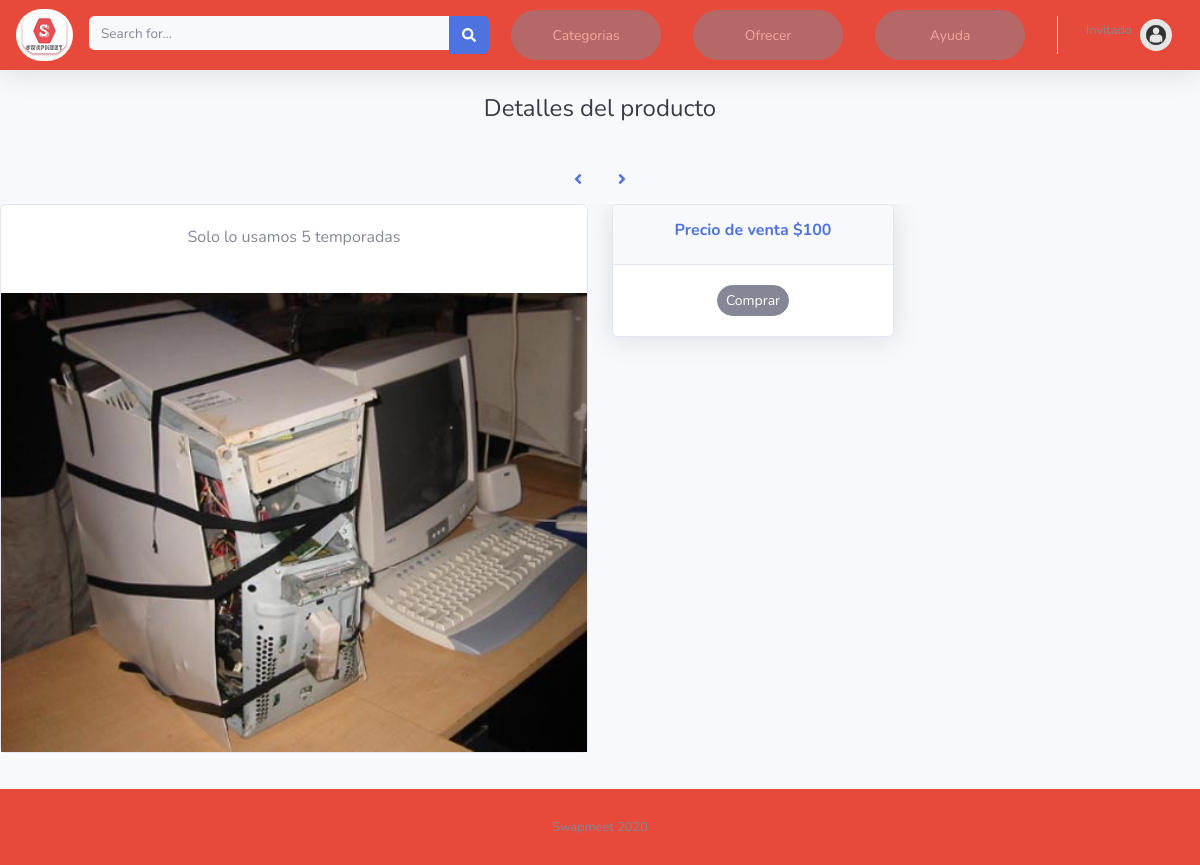
Page /product_details.php?product_id=79 on the committed database.
### tables this page shows
CREATE TABLE `products_data` (
  `product_id` int(11) NOT NULL,
  `user_id` int(11) DEFAULT NULL,
  `name` varchar(50) NOT NULL,
  `product_description` varchar(50) DEFAULT NULL,
  `change_description` varchar(50) DEFAULT NULL,
  `status` varchar(50) NOT NULL,
  `price_sale` varchar(50) DEFAULT NULL,
  `price_rental` varchar(20) DEFAULT NULL,
  `img` varchar(50) DEFAULT NULL,
  `time_rental` varchar(20) DEFAULT NULL,
  `sale_type` varchar(50) NOT NULL,
  `product_category` varchar(20) NOT NULL,
  `change_category` varchar(20) DEFAULT NULL
);

### product_details.php (the view, shortened to what this page needs)
<?php
include("conexiondb.php");
?>
<!DOCTYPE html>
<html lang="en">
<head>
    <link href="css/all.min.css" rel="stylesheet" type="text/css">
    <link href="css/sb-admin-2.min.css" rel="stylesheet">
</head>
<body id="page-top">
    <div id="wrapper">
    <div id="content-wrapper" class="d-flex flex-column">
        <div id="content">
        <nav class="navbar navbar-expand navbar-light bg-danger topbar mb-4 static-top shadow">
          <a href="index.php">
            <img src="img/Slogo_b.png" style="border-radius: 35px;" >
          </a>
        <form action="index.php" method="GET" class="d-none d-sm-inline-block form-inline mr-auto ml-md-3 my-2 my-md-0 mw-100 navbar-search">
            <div class="input-group">
                <input type="text" name="q" class="form-control bg-light border-0 small" placeholder="Search for..." aria-label="Search" aria-describedby="basic-addon2">
                <div class="input-group-append">
                    <button type="submit" class="btn btn-primary" type="button">
                        <i class="fas fa-search fa-sm"></i>
                    </button>
                </div>
            </div>
        </form>
          <ul class="navbar-nav ml-auto">
             <li class="nav-item dropdown no-arrow mx-1">
              <a class="nav-link dropdown-toggle" href="#" id="alertsDropdown" role="button" data-toggle="dropdown" aria-haspopup="true" aria-expanded="false">
                <button type="button" class="btn btn-secondary btn-sm" style="border-radius: 25px;width : 150px; height: 50px;  opacity: 0.5;">Categorias</button>
              </a>
            </li>
           <li class="nav-item dropdown no-arrow mx-1">
                   <a href="product_register.php" class="nav-link dropdown-toggle">
                      <button  type="button" class="btn btn-secondary btn-sm" style="border-radius: 25px;width : 150px; height: 50px;  opacity: 0.5;">Ofrecer</button>
                  </a>
              </li>
              <li class="nav-item dropdown no-arrow mx-1">
                   <a href="help_support.php" class="nav-link dropdown-toggle">
                      <button  type="button" class="btn btn-secondary btn-sm" style="border-radius: 25px;width : 150px; height: 50px;  opacity: 0.5;">Ayuda</button>
                  </a>
              </li>
            <?php
            if (isset($_SESSION['user_id'])) {
                $getUserQuery = 'SELECT first_name, last_name FROM users_data WHERE user_id='.$_SESSION['user_id'];
                $getUser = mysqli_query($conexion, $getUserQuery);
                $user = mysqli_fetch_assoc($getUser);
              ?>
                <li class="nav-item dropdown no-arrow">
                    <a class="nav-link dropdown-toggle" href="#" id="userDropdown" role="button" data-toggle="dropdown" aria-haspopup="true" aria-expanded="false">
                        <span class="mr-2 d-none d-lg-inline text-gray-600 small">
                            <label><?php echo $user['first_name']." ".$user['last_name'];?></label>
                        </span>
                        <img class="img-profile rounded-circle" src="img/user.jpg">
                    </a>
                    <div class="dropdown-menu dropdown-menu-right shadow animated--grow-in" aria-labelledby="userDropdown">
                        <a class="dropdown-item" href="user_profile.php">Visita tu perfil</a>
                        <a class="dropdown-item" href="see_products.php">Mis articulos</a>
                        <a class="dropdown-item" href="see_sales.php">Mis gestiones</a>
                        <a class="dropdown-item" href="product_register.php">Vende o cambia un articulo</a>
                        <a class="dropdown-item" href="cerrarsesion.php">Cerrar sesión</a>
                    </div>
                </li>
            <?php } else { ?>
                       <li class="nav-item dropdown no-arrow">
                    <a class="nav-link dropdown-toggle" href="#" id="userDropdown" role="button" data-toggle="dropdown" aria-haspopup="true" aria-expanded="false">
                        <span class="mr-2 d-none d-lg-inline text-gray-600 small">
                            <label>Invitado</label>
                        </span>
                        <img class="img-profile rounded-circle" src="img/user.jpg">
                    </a>
                </li>
            <?php } ?>
          </ul>
        </nav>
   <?php
              $geProductQuery = 'SELECT * FROM products_data WHERE product_id='.$_GET['product_id'];
              $getProduct = mysqli_query($conexion,  $geProductQuery);
              $rowProduct =  mysqli_fetch_assoc($getProduct);
?>
  <div align="center">
  <h1 class="h4 text-gray-900 mb-4">
  	<label id="lbl_nombre_arti">Detalles del producto</label>
  </h1>
<div id="multi-item-example" class="carousel slide carousel-multi-item carousel-multi-item-2" data-ride="carousel">
  <div class="controls-top">
    <a class="black-text" href="#multi-item-example" data-slide="prev"><i class="fas fa-angle-left fa-3x pr-3"></i></a>
    <a class="black-text" href="#multi-item-example" data-slide="next"><i class="fas fa-angle-right fa-3x pl-3"></i></a>
  </div>
  <div class="carousel-inner" role="listbox">
    <div class="carousel-item active">
<div class="row">
      <div class="col-md-6 mb-3">
            <div class="card">
               <div class="card-body">
                        <div class="text-center">
                                <p><label><?php echo $rowProduct['product_description'];?></label></p>
                        </div>
                  </div>
          <img class="img-fluid" src="<?php echo $rowProduct['img'];?>"
            alt="Card image cap">
        </div>
      </div>
            <?php if($rowProduct['sale_type'] == 'Venta' || $rowProduct['sale_type'] == 'Venta/Intercambio' || $rowProduct['sale_type'] == 'Renta'){ ?>
            <div class="col-md-3 mb-3">
                <div class="card shadow mb-3 text-center">
                     <div class="card-header py-3">
                        <h6 class="m-0 font-weight-bold text-primary">
                          <?php if($rowProduct['sale_type'] == 'Renta'){ ?>
                           <label id="lbl_precio">Precio de renta</label>
                            <label id="lbl_precio">$<?php echo $rowProduct['price_rental'];?></label>
                          <?php }else{?>
                            <label id="lbl_precio">Precio de venta</label>
                            <label id="lbl_precio">$<?php echo $rowProduct['price_sale'];?></label>
                          <?php } ?>
                        </h6>
                    </div>
                    <div class="card-body">
                  	          <button type="button" class="btn btn-secondary btn-sm "  style="border-radius: 25px;">Comprar</button>
                    </div>
                </div>
            </div>
            <?php } ?>
  </div>
    </div>
  </div>
</div>
       </div>
    </div>
    <br><br><br><br>
       </div>
          </div>
      <footer class="sticky-footer bg-danger" style="position: absolute;
  bottom: 0;width: 100%;">
        <div class="container my-auto">
          <div class="copyright text-center my-auto">
            <span>Swapmeet 2020</span>
          </div>
        </div>
      </footer>
</body>
</html>

### rows in the picture
products_data: product_description "Solo lo usamos 5 temporadas", img (picture), price_sale "100"
